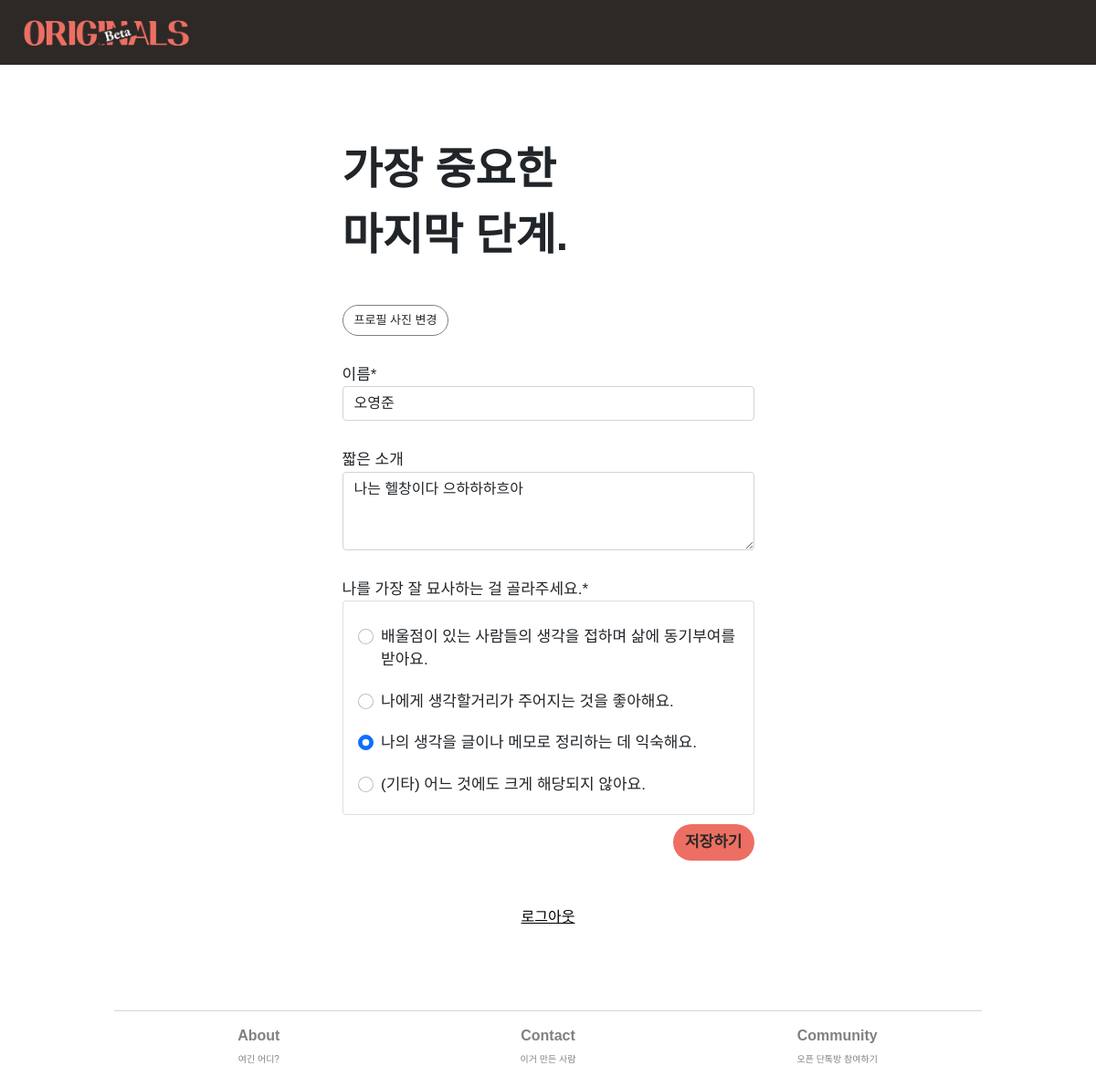
The app's page /member/edit-userinfo/ryan (signed in) with its own data.
### member/models.py (models this page shows, shortened)
class UserInfo(models.Model):
    objects = models.Manager()
    this_user = models.OneToOneField(User, on_delete=models.CASCADE, related_name = 'userinfo', null=True, default=None) ## UserInfo가 생성될 때마다 user에게 link된다.
    real_name = models.CharField(max_length=20, blank=True, default="내 이름")
    profile_image = models.ImageField(null=True, upload_to="profile_images", default="default_psa.jpg")
    self_intro = models.CharField(max_length=140, blank=True, default="나에 대한 간단한 소개")
    slug = models.SlugField(max_length=100, allow_unicode=True, null=False, blank=False)
    persona_type = models.CharField(max_length=50, null=False)
    is_editor = models.BooleanField(default=False)
    saved_answers = models.ForeignKey(AnswersForFromUs, on_delete=models.CASCADE, related_name = 'userinfo', null=True, default=None)

### member/views.py (the view)
# urls.py: path('edit-userinfo/<str:username>', views.update_userinfo, name='update-userinfo'),
@login_required(login_url="/login")
def update_userinfo(request, username):
    user_to_update = User.objects.get(username = username)
    userinfo_to_update = UserInfo.objects.get(this_user = user_to_update)
    if request.method == 'POST':
        form = UserInfoForm(request.POST, request.FILES)
        if form.is_valid:
            instance = form.save(commit=False)
            userinfo_to_update.slug = instance.slug
            userinfo_to_update.real_name = instance.real_name
            userinfo_to_update.self_intro = instance.self_intro
            userinfo_to_update.persona_type = instance.persona_type
            print(request.FILES)
            if request.FILES.get('profile_image'):
                userinfo_to_update.profile_image = instance.profile_image
            else :
                userinfo_to_update.profile_image = userinfo_to_update.profile_image
            userinfo_to_update.save()
        return HttpResponseRedirect('/profile/{}'.format(request.user.username))
    else:
        form = UserInfoForm(instance=userinfo_to_update)
        update_mode = 'True'
        message = "내 정보 수정"
        context = {
            'form' : form,
            'message' : message,
            'update_mode' : update_mode,
        }
        return render(request, 'member/userinfo.html', context)

### member/forms.py
class UserInfoForm(forms.ModelForm):
    PERSONA_TYPE = (
        ('Adam', '배울점이 있는 사람들의 생각을 접하며 삶에 동기부여를 받아요.'),
        ('Brian','나에게 생각할거리가 주어지는 것을 좋아해요.'),
        ('Claire','나의 생각을 글이나 메모로 정리하는 데 익숙해요.'),
        ('Other','(기타) 어느 것에도 크게 해당되지 않아요.')
    )
    real_name = forms.CharField(label = "이름", max_length=20, required=True,
    widget=forms.TextInput(attrs={
    }))
    profile_image = forms.ImageField(label="", required=False)
    self_intro = forms.CharField(max_length=140, required=False,
    widget=forms.Textarea(attrs={
        'rows' : 3
    }))
    persona_type = forms.ChoiceField(required=True, choices=PERSONA_TYPE,
    widget=forms.RadioSelect
    )
    class Meta:
        model = UserInfo
        fields = ('real_name', 'profile_image', 'self_intro', 'persona_type')

### member/templates/member/userinfo.html (shortened to what this page needs)
{% extends 'main/base.html' %}
{% load crispy_forms_tags %}
{% block content %}
<div class="row-h-80"></div>
<div class="row justify-content-center">
    <div class="col-10 col-md-6">
        <div class="row">
            <div class="col">
                <div class="text-xl">가장 중요한<br>마지막 단계.</div>
            </div>
        </div>
        <div class="row-h-20"></div>
        <div class="row">
            <div class="col">
                <form method='post' class='form-group' enctype="multipart/form-data"> {% csrf_token %}
                    {% if update_mode == 'True' %}
                    <div class="row">
                        <div class="col text-m">
                            <button type='button' onclick="ShowImageField()" class="btn btn-menial" id='show_img_field'>프로필 사진 변경</button>
                        </div>
                    </div>
                    <div class="row-h-20"></div>
                    {% endif %}
                    <div class="row">
                        <div class="col text-m">
                            {{form.real_name|as_crispy_field}}
                        </div>
                    </div>
                    <div class="row-h-20"></div>
                    {% if update_mode == 'True' %}
                    <div class="row">
                        <div class="col text-m">
                            {{form.self_intro|as_crispy_field}}
                        </div>
                    </div>
                    <div class="row-h-20"></div>
                    {% endif %}
                    <div class="row">
                        <div class="col text-m">
                            나를 가장 잘 묘사하는 걸 골라주세요.*
                        </div>
                    </div>
                    <div class="row row-topless">
                        <div class="col text-m">
                            <div class="card card-body" style="padding-top:0px; padding-bottom:0px;">
                                {{form.persona_type|as_crispy_field}}
                            </div>
                        </div>
                    </div>
                    <div class="row">
                        <div class="col right">
                            {% if update_mode == 'True' %}
                            <button class="btn btn-primary" type='submit'>저장하기</button>
                            {% else %}
                            <button class="btn btn-primary" type='submit'>오리지널스 시작하기</button>
                            {% endif %}
                        </div>
                    </div>
                </form>
            </div>
        </div>
    </div>
</div>
<div class="row-h-40"></div>
{% if update_mode == 'True' %}
<div class="row justify-content-center">
    <div class="col center">
        <a href='/logout' class="underline">로그아웃</a>
    </div>
</div>
{% endif %}
{%endblock%}

### static/base.css (style rules this page uses)
a { text-decoration: none !important; color: black !important; }
body { font-family : 'NanumSquare', sans-serif !important; min-height: 100vh; display: flex; flex-direction: column; }
.row { margin-top: 10px !important; }
.row-h-20 { height: 20px; }
.row-h-40 { height: 40px; }
.row-h-80 { height: 80px; }
.row-topless { margin-top: 0px !important; }
.form-control { font-size: 1.063rem; }
.form-group { width: 100%; }
.form-check { margin-bottom: 20px !important; }
.right { text-align: right; }
.center { text-align: center; }
.btn { border-radius : 100px !important; }
.btn-primary { background-color: #ed6f63 !important; border-color: transparent !important; color: #2D2926 !important; font-size: 1.063rem !important; font-weight: 800 !important; }
.btn-menial { background-color: transparent !important; border : 1px grey solid !important; font-size: 0.813rem !important; }
.text-xl { font-size : 3rem; font-weight: 800; }
.text-m { font-size: 1.063rem; }
.underline { text-decoration: underline !important; }

### records on screen
UserInfo: real_name "오영준", self_intro "나는 헬창이다 으하하하흐아", persona_type "☐ 배울점이 있는 사람들의 생각을 접하며 삶에 동기부여를 ☐ 나에게 생각할거리가 주어지는 것을 좋아해요. ☑ 나의 생각을 글이나 메모로 정리하는 데 익숙해요. ☐ (기타) 어느 것에도 크게 해당되지 않아요."
